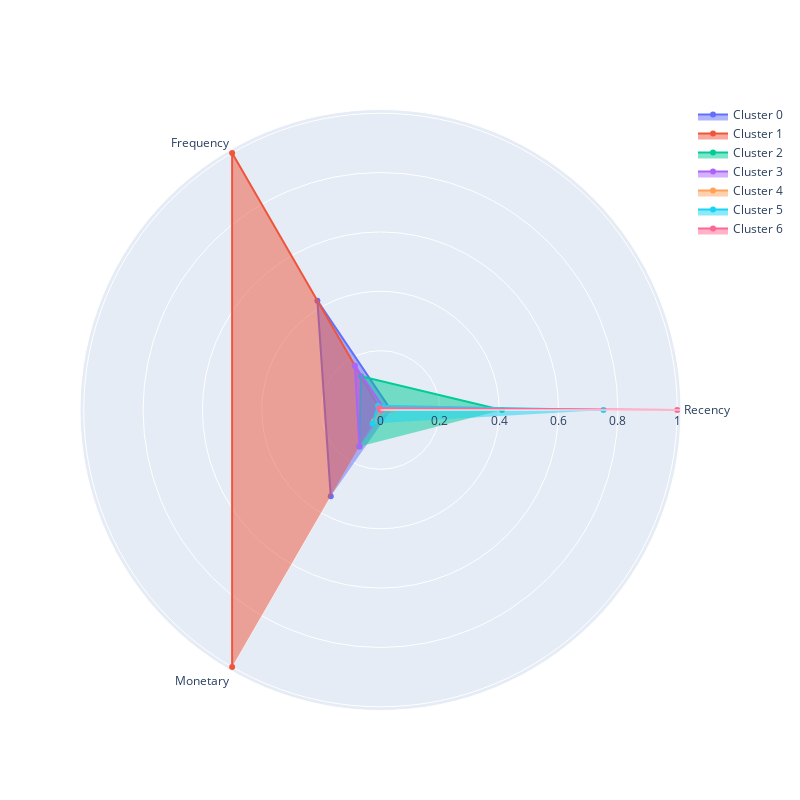

Here is the notebook cell this chart was saved with:
### Markdown cell above
### Задание 6.7
Визуализируйте профили кластеров в виде полярной диаграммы на основе средних RFM-характеристик, вычисленных для каждого кластера.

Проанализируйте кластеры и на основе анализа сопоставьте номер кластера и его описание.

* Кластер соответствует «лояльным» клиентам, которые приносят наибольший доход, совершают покупки чаще всего, а давность их последней покупки наименьшая.
* Кластер соответствует «перспективным» клиентам, которые являются активными покупателями, но покупают не так часто и не так много, как лояльные клиенты.
* Кластер соответствует «подвисшим» клиентам, которые относительно недавно сделали несколько заказов на небольшие суммы. Потенциально эти клиенты могут быть переведены в кластер «перспективных».
* Кластер соответствует клиентам «в зоне риска», которые несколько раз покупали товары на небольшие суммы, однако их последняя покупка была совершена более пяти месяцев назад.
* Кластер соответствует клиентам-«новичкам», которые относительно недавно сделали один заказ на небольшую сумму. 
* Кластер соответствует «спящим» или «почти потерянным» клиентам, которые сделали один заказ на маленькую сумму более семи месяцев назад и больше не возвращались.
* Кластер соответствует «потерянным» клиентам, которые купили меньше всего товара, и их последняя покупка была совершена около года назад.

### Code cell
plot_cluster_profile(grouped_rfm_table_tsne, 7)

### Figure 1 — Plotly figure (JSON) as saved in the notebook; plotly's stock layout.template omitted (floating-point values rounded to 4 significant figures)
{"data": [{"fill": "toself", "name": "Cluster 0", "r": [0.03505, 0.4254, 0.3353], "theta": ["Recency", "Frequency", "Monetary"], "type": "scatterpolar"}, {"fill": "toself", "name": "Cluster 1", "r": [0, 1, 1.0], "theta": ["Recency", "Frequency", "Monetary"], "type": "scatterpolar"}, {"fill": "toself", "name": "Cluster 2", "r": [0.4093, 0.1317, 0.142], "theta": ["Recency", "Frequency", "Monetary"], "type": "scatterpolar"}, {"fill": "toself", "name": "Cluster 3", "r": [0.01568, 0.1723, 0.1425], "theta": ["Recency", "Frequency", "Monetary"], "type": "scatterpolar"}, {"fill": "toself", "name": "Cluster 4", "r": [0.03878, 0, 0.04388], "theta": ["Recency", "Frequency", "Monetary"], "type": "scatterpolar"}, {"fill": "toself", "name": "Cluster 5", "r": [0.7514, 0.0163, 0.05296], "theta": ["Recency", "Frequency", "Monetary"], "type": "scatterpolar"}, {"fill": "toself", "name": "Cluster 6", "r": [1, 0.007558, 0], "theta": ["Recency", "Frequency", "Monetary"], "type": "scatterpolar"}], "layout": {"autosize": false, "height": 800, "showlegend": true, "width": 800}}
